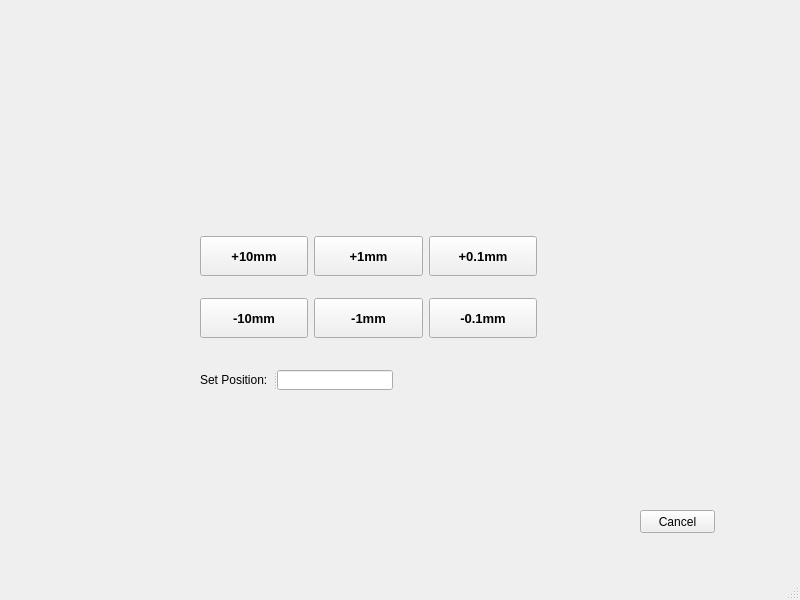
<?xml version="1.0" encoding="UTF-8"?>
<ui version="4.0">
 <class>CameraControlUI</class>
 <widget class="QMainWindow" name="CameraControlUI">
  <property name="geometry">
   <rect>
    <x>0</x>
    <y>0</y>
    <width>800</width>
    <height>600</height>
   </rect>
  </property>
  <property name="windowTitle">
   <string>CameraControlUI</string>
  </property>
  <widget class="QWidget" name="centralwidget">
   <widget class="QWidget" name="layoutWidget">
    <property name="geometry">
     <rect>
      <x>200</x>
      <y>220</y>
      <width>337</width>
      <height>134</height>
     </rect>
    </property>
    <layout class="QGridLayout" name="gridLayout">
     <item row="0" column="0">
      <widget class="QPushButton" name="moveUp10">
       <property name="sizePolicy">
        <sizepolicy hsizetype="Preferred" vsizetype="Fixed">
         <horstretch>0</horstretch>
         <verstretch>0</verstretch>
        </sizepolicy>
       </property>
       <property name="minimumSize">
        <size>
         <width>100</width>
         <height>40</height>
        </size>
       </property>
       <property name="font">
        <font>
         <pointsize>10</pointsize>
         <weight>75</weight>
         <bold>true</bold>
        </font>
       </property>
       <property name="text">
        <string>+10mm</string>
       </property>
      </widget>
     </item>
     <item row="0" column="1">
      <widget class="QPushButton" name="moveUp1">
       <property name="sizePolicy">
        <sizepolicy hsizetype="Preferred" vsizetype="Fixed">
         <horstretch>0</horstretch>
         <verstretch>0</verstretch>
        </sizepolicy>
       </property>
       <property name="minimumSize">
        <size>
         <width>100</width>
         <height>40</height>
        </size>
       </property>
       <property name="font">
        <font>
         <pointsize>10</pointsize>
         <weight>75</weight>
         <bold>true</bold>
        </font>
       </property>
       <property name="text">
        <string>+1mm</string>
       </property>
      </widget>
     </item>
     <item row="0" column="2">
      <widget class="QPushButton" name="moveUpPoint1">
       <property name="sizePolicy">
        <sizepolicy hsizetype="Preferred" vsizetype="Fixed">
         <horstretch>0</horstretch>
         <verstretch>0</verstretch>
        </sizepolicy>
       </property>
       <property name="minimumSize">
        <size>
         <width>100</width>
         <height>40</height>
        </size>
       </property>
       <property name="font">
        <font>
         <pointsize>10</pointsize>
         <weight>75</weight>
         <bold>true</bold>
        </font>
       </property>
       <property name="text">
        <string>+0.1mm</string>
       </property>
      </widget>
     </item>
     <item row="1" column="2">
      <widget class="QPushButton" name="moveDownPoint1">
       <property name="sizePolicy">
        <sizepolicy hsizetype="Preferred" vsizetype="Fixed">
         <horstretch>0</horstretch>
         <verstretch>0</verstretch>
        </sizepolicy>
       </property>
       <property name="minimumSize">
        <size>
         <width>100</width>
         <height>40</height>
        </size>
       </property>
       <property name="font">
        <font>
         <pointsize>10</pointsize>
         <weight>75</weight>
         <bold>true</bold>
        </font>
       </property>
       <property name="text">
        <string>-0.1mm</string>
       </property>
      </widget>
     </item>
     <item row="1" column="1">
      <widget class="QPushButton" name="moveDown1">
       <property name="minimumSize">
        <size>
         <width>0</width>
         <height>40</height>
        </size>
       </property>
       <property name="font">
        <font>
         <pointsize>10</pointsize>
         <weight>75</weight>
         <bold>true</bold>
        </font>
       </property>
       <property name="text">
        <string>-1mm</string>
       </property>
      </widget>
     </item>
     <item row="1" column="0">
      <widget class="QPushButton" name="moveDown10">
       <property name="sizePolicy">
        <sizepolicy hsizetype="Preferred" vsizetype="Fixed">
         <horstretch>0</horstretch>
         <verstretch>0</verstretch>
        </sizepolicy>
       </property>
       <property name="minimumSize">
        <size>
         <width>100</width>
         <height>40</height>
        </size>
       </property>
       <property name="font">
        <font>
         <pointsize>10</pointsize>
         <weight>75</weight>
         <bold>true</bold>
        </font>
       </property>
       <property name="text">
        <string>-10mm</string>
       </property>
      </widget>
     </item>
    </layout>
   </widget>
   <widget class="QPushButton" name="cancelButton">
    <property name="geometry">
     <rect>
      <x>640</x>
      <y>510</y>
      <width>75</width>
      <height>23</height>
     </rect>
    </property>
    <property name="text">
     <string>Cancel</string>
    </property>
   </widget>
   <widget class="QSplitter" name="splitter">
    <property name="geometry">
     <rect>
      <x>200</x>
      <y>370</y>
      <width>193</width>
      <height>20</height>
     </rect>
    </property>
    <property name="orientation">
     <enum>Qt::Horizontal</enum>
    </property>
    <widget class="QLabel" name="setPosionLabel">
     <property name="text">
      <string>Set Position:</string>
     </property>
    </widget>
    <widget class="QLineEdit" name="variableInputBox"/>
   </widget>
  </widget>
  <widget class="QMenuBar" name="menubar">
   <property name="geometry">
    <rect>
     <x>0</x>
     <y>0</y>
     <width>800</width>
     <height>21</height>
    </rect>
   </property>
  </widget>
  <widget class="QStatusBar" name="statusbar"/>
 </widget>
 <resources/>
 <connections>
  <connection>
   <sender>cancelButton</sender>
   <signal>clicked()</signal>
   <receiver>CameraControlUI</receiver>
   <slot>close()</slot>
   <hints>
    <hint type="sourcelabel">
     <x>654</x>
     <y>542</y>
    </hint>
    <hint type="destinationlabel">
     <x>694</x>
     <y>482</y>
    </hint>
   </hints>
  </connection>
 </connections>
</ui>
